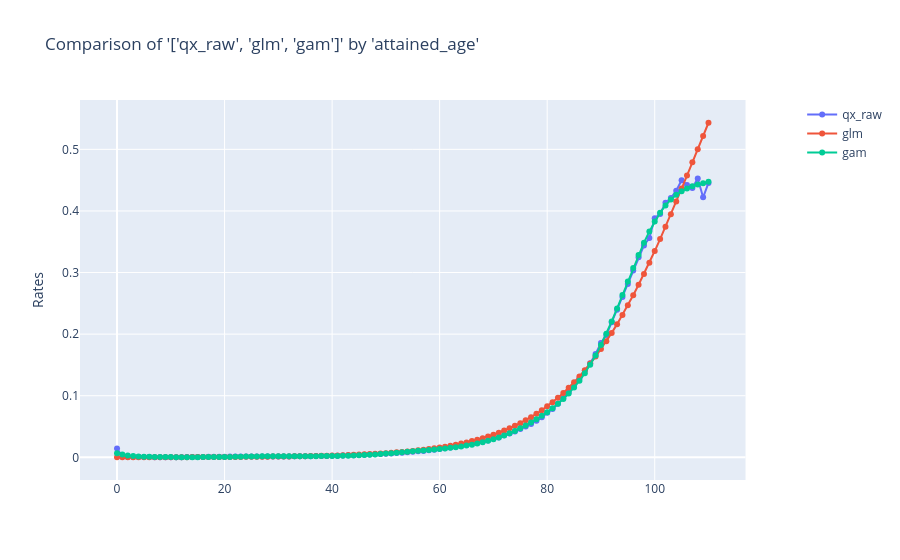

Notebook code for this chart:
### Markdown cell above
# Compare

### Code cell
charters.compare_rates(
    df=hmd_usa_df,
    x_axis="attained_age",
    rates=["qx_raw", "glm", "gam"],
    display=True,
)
